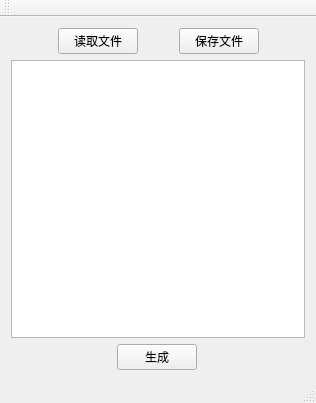
<?xml version="1.0" encoding="UTF-8"?>
<ui version="4.0">
 <class>MainWindow</class>
 <widget class="QMainWindow" name="MainWindow">
  <property name="geometry">
   <rect>
    <x>0</x>
    <y>0</y>
    <width>316</width>
    <height>403</height>
   </rect>
  </property>
  <property name="windowTitle">
   <string>MainWindow</string>
  </property>
  <widget class="QWidget" name="centralWidget">
   <layout class="QVBoxLayout" name="verticalLayout">
    <item>
     <layout class="QHBoxLayout" name="horizontalLayout">
      <item>
       <spacer name="horizontalSpacer">
        <property name="orientation">
         <enum>Qt::Horizontal</enum>
        </property>
        <property name="sizeHint" stdset="0">
         <size>
          <width>40</width>
          <height>20</height>
         </size>
        </property>
       </spacer>
      </item>
      <item>
       <widget class="QPushButton" name="openfile">
        <property name="text">
         <string>读取文件</string>
        </property>
       </widget>
      </item>
      <item>
       <spacer name="horizontalSpacer_2">
        <property name="orientation">
         <enum>Qt::Horizontal</enum>
        </property>
        <property name="sizeType">
         <enum>QSizePolicy::Fixed</enum>
        </property>
        <property name="sizeHint" stdset="0">
         <size>
          <width>35</width>
          <height>20</height>
         </size>
        </property>
       </spacer>
      </item>
      <item>
       <widget class="QPushButton" name="savefile">
        <property name="text">
         <string>保存文件</string>
        </property>
       </widget>
      </item>
      <item>
       <spacer name="horizontalSpacer_3">
        <property name="orientation">
         <enum>Qt::Horizontal</enum>
        </property>
        <property name="sizeHint" stdset="0">
         <size>
          <width>40</width>
          <height>20</height>
         </size>
        </property>
       </spacer>
      </item>
     </layout>
    </item>
    <item>
     <widget class="QTextEdit" name="textEdit"/>
    </item>
    <item>
     <layout class="QHBoxLayout" name="horizontalLayout_2">
      <item>
       <spacer name="horizontalSpacer_5">
        <property name="orientation">
         <enum>Qt::Horizontal</enum>
        </property>
        <property name="sizeHint" stdset="0">
         <size>
          <width>333</width>
          <height>20</height>
         </size>
        </property>
       </spacer>
      </item>
      <item>
       <widget class="QPushButton" name="generate_Button">
        <property name="text">
         <string>生成</string>
        </property>
       </widget>
      </item>
      <item>
       <spacer name="horizontalSpacer_4">
        <property name="orientation">
         <enum>Qt::Horizontal</enum>
        </property>
        <property name="sizeHint" stdset="0">
         <size>
          <width>334</width>
          <height>20</height>
         </size>
        </property>
       </spacer>
      </item>
     </layout>
    </item>
   </layout>
  </widget>
  <widget class="QMenuBar" name="menuBar">
   <property name="geometry">
    <rect>
     <x>0</x>
     <y>0</y>
     <width>316</width>
     <height>23</height>
    </rect>
   </property>
  </widget>
  <widget class="QToolBar" name="mainToolBar">
   <attribute name="toolBarArea">
    <enum>TopToolBarArea</enum>
   </attribute>
   <attribute name="toolBarBreak">
    <bool>false</bool>
   </attribute>
  </widget>
  <widget class="QStatusBar" name="statusBar"/>
 </widget>
 <layoutdefault spacing="6" margin="11"/>
 <resources/>
 <connections/>
</ui>
